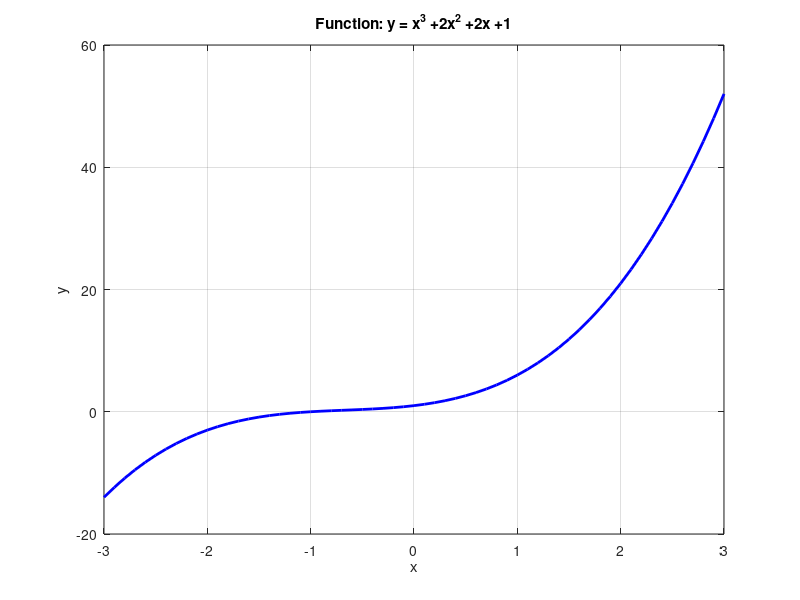

The MATLAB script that drew this image:
x = -3:0.1:3; % x values from -3 to 3 with a step of 0.1
y = x.^3 + 2 * x.^2 + 2 * x + 1;
figure;  % Create the plot
plot(x, y, 'b-', 'LineWidth', 2);
xlabel('x');
ylabel('y');
title('Function: y = x^3 +2x^2 +2x +1');
grid on; % Add grid